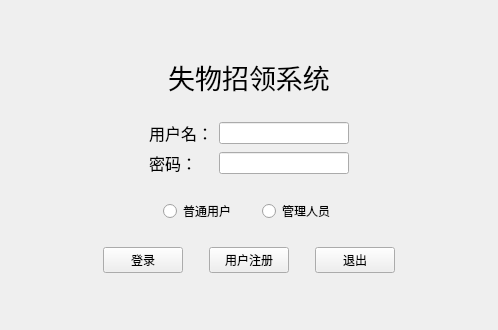
<?xml version="1.0" encoding="UTF-8"?>
<ui version="4.0">
 <class>Login</class>
 <widget class="QDialog" name="Login">
  <property name="geometry">
   <rect>
    <x>0</x>
    <y>0</y>
    <width>498</width>
    <height>330</height>
   </rect>
  </property>
  <property name="minimumSize">
   <size>
    <width>498</width>
    <height>330</height>
   </size>
  </property>
  <property name="maximumSize">
   <size>
    <width>498</width>
    <height>330</height>
   </size>
  </property>
  <property name="contextMenuPolicy">
   <enum>Qt::ActionsContextMenu</enum>
  </property>
  <property name="windowTitle">
   <string>登录</string>
  </property>
  <property name="windowIcon">
   <iconset>
    <normaloff>Image/guet.png</normaloff>Image/guet.png</iconset>
  </property>
  <property name="styleSheet">
   <string notr="true">QPushButton:focus {
    border-color: transparent;
}</string>
  </property>
  <layout class="QVBoxLayout" name="verticalLayout_2">
   <item>
    <spacer name="verticalSpacer">
     <property name="orientation">
      <enum>Qt::Vertical</enum>
     </property>
     <property name="sizeHint" stdset="0">
      <size>
       <width>20</width>
       <height>40</height>
      </size>
     </property>
    </spacer>
   </item>
   <item>
    <widget class="QWidget" name="widget_2" native="true">
     <layout class="QVBoxLayout" name="verticalLayout">
      <item>
       <widget class="QLabel" name="heading">
        <property name="font">
         <font>
          <pointsize>20</pointsize>
         </font>
        </property>
        <property name="text">
         <string>失物招领系统</string>
        </property>
        <property name="alignment">
         <set>Qt::AlignCenter</set>
        </property>
       </widget>
      </item>
     </layout>
    </widget>
   </item>
   <item>
    <widget class="QWidget" name="widget" native="true">
     <layout class="QGridLayout" name="gridLayout_2">
      <item row="0" column="2">
       <widget class="QLineEdit" name="userNameEdit">
        <property name="font">
         <font>
          <pointsize>9</pointsize>
         </font>
        </property>
       </widget>
      </item>
      <item row="0" column="0">
       <spacer name="horizontalSpacer_3">
        <property name="orientation">
         <enum>Qt::Horizontal</enum>
        </property>
        <property name="sizeHint" stdset="0">
         <size>
          <width>40</width>
          <height>20</height>
         </size>
        </property>
       </spacer>
      </item>
      <item row="0" column="1">
       <widget class="QLabel" name="userNameLabel">
        <property name="font">
         <font>
          <pointsize>12</pointsize>
         </font>
        </property>
        <property name="text">
         <string>用户名：</string>
        </property>
       </widget>
      </item>
      <item row="1" column="2">
       <widget class="QLineEdit" name="passwordEdit">
        <property name="echoMode">
         <enum>QLineEdit::Password</enum>
        </property>
       </widget>
      </item>
      <item row="0" column="3">
       <spacer name="horizontalSpacer">
        <property name="orientation">
         <enum>Qt::Horizontal</enum>
        </property>
        <property name="sizeHint" stdset="0">
         <size>
          <width>40</width>
          <height>20</height>
         </size>
        </property>
       </spacer>
      </item>
      <item row="1" column="1">
       <widget class="QLabel" name="passwordLabel">
        <property name="font">
         <font>
          <pointsize>12</pointsize>
         </font>
        </property>
        <property name="text">
         <string>密码：</string>
        </property>
       </widget>
      </item>
     </layout>
    </widget>
   </item>
   <item>
    <widget class="QWidget" name="widget_3" native="true">
     <layout class="QHBoxLayout" name="horizontalLayout_2">
      <item>
       <spacer name="horizontalSpacer_2">
        <property name="orientation">
         <enum>Qt::Horizontal</enum>
        </property>
        <property name="sizeHint" stdset="0">
         <size>
          <width>40</width>
          <height>20</height>
         </size>
        </property>
       </spacer>
      </item>
      <item>
       <widget class="QRadioButton" name="user">
        <property name="text">
         <string>普通用户</string>
        </property>
       </widget>
      </item>
      <item>
       <spacer name="horizontalSpacer_7">
        <property name="orientation">
         <enum>Qt::Horizontal</enum>
        </property>
        <property name="sizeType">
         <enum>QSizePolicy::Fixed</enum>
        </property>
        <property name="sizeHint" stdset="0">
         <size>
          <width>20</width>
          <height>20</height>
         </size>
        </property>
       </spacer>
      </item>
      <item>
       <widget class="QRadioButton" name="administrator">
        <property name="text">
         <string>管理人员</string>
        </property>
       </widget>
      </item>
      <item>
       <spacer name="horizontalSpacer_4">
        <property name="orientation">
         <enum>Qt::Horizontal</enum>
        </property>
        <property name="sizeHint" stdset="0">
         <size>
          <width>40</width>
          <height>20</height>
         </size>
        </property>
       </spacer>
      </item>
     </layout>
    </widget>
   </item>
   <item>
    <widget class="QWidget" name="widget_4" native="true">
     <layout class="QHBoxLayout" name="horizontalLayout_3">
      <item>
       <spacer name="horizontalSpacer_5">
        <property name="orientation">
         <enum>Qt::Horizontal</enum>
        </property>
        <property name="sizeHint" stdset="0">
         <size>
          <width>40</width>
          <height>20</height>
         </size>
        </property>
       </spacer>
      </item>
      <item>
       <widget class="QPushButton" name="login">
        <property name="focusPolicy">
         <enum>Qt::NoFocus</enum>
        </property>
        <property name="styleSheet">
         <string notr="true">QPushButton {
    border-color: red;
}</string>
        </property>
        <property name="text">
         <string>登录</string>
        </property>
       </widget>
      </item>
      <item>
       <spacer name="horizontalSpacer_9">
        <property name="orientation">
         <enum>Qt::Horizontal</enum>
        </property>
        <property name="sizeType">
         <enum>QSizePolicy::Fixed</enum>
        </property>
        <property name="sizeHint" stdset="0">
         <size>
          <width>20</width>
          <height>20</height>
         </size>
        </property>
       </spacer>
      </item>
      <item>
       <widget class="QPushButton" name="register_1">
        <property name="focusPolicy">
         <enum>Qt::NoFocus</enum>
        </property>
        <property name="text">
         <string>用户注册</string>
        </property>
       </widget>
      </item>
      <item>
       <spacer name="horizontalSpacer_8">
        <property name="orientation">
         <enum>Qt::Horizontal</enum>
        </property>
        <property name="sizeType">
         <enum>QSizePolicy::Fixed</enum>
        </property>
        <property name="sizeHint" stdset="0">
         <size>
          <width>20</width>
          <height>20</height>
         </size>
        </property>
       </spacer>
      </item>
      <item>
       <widget class="QPushButton" name="exit">
        <property name="enabled">
         <bool>true</bool>
        </property>
        <property name="focusPolicy">
         <enum>Qt::NoFocus</enum>
        </property>
        <property name="text">
         <string>退出</string>
        </property>
       </widget>
      </item>
      <item>
       <spacer name="horizontalSpacer_6">
        <property name="orientation">
         <enum>Qt::Horizontal</enum>
        </property>
        <property name="sizeHint" stdset="0">
         <size>
          <width>40</width>
          <height>20</height>
         </size>
        </property>
       </spacer>
      </item>
     </layout>
    </widget>
   </item>
   <item>
    <spacer name="verticalSpacer_2">
     <property name="orientation">
      <enum>Qt::Vertical</enum>
     </property>
     <property name="sizeHint" stdset="0">
      <size>
       <width>20</width>
       <height>40</height>
      </size>
     </property>
    </spacer>
   </item>
  </layout>
 </widget>
 <resources/>
 <connections/>
</ui>
